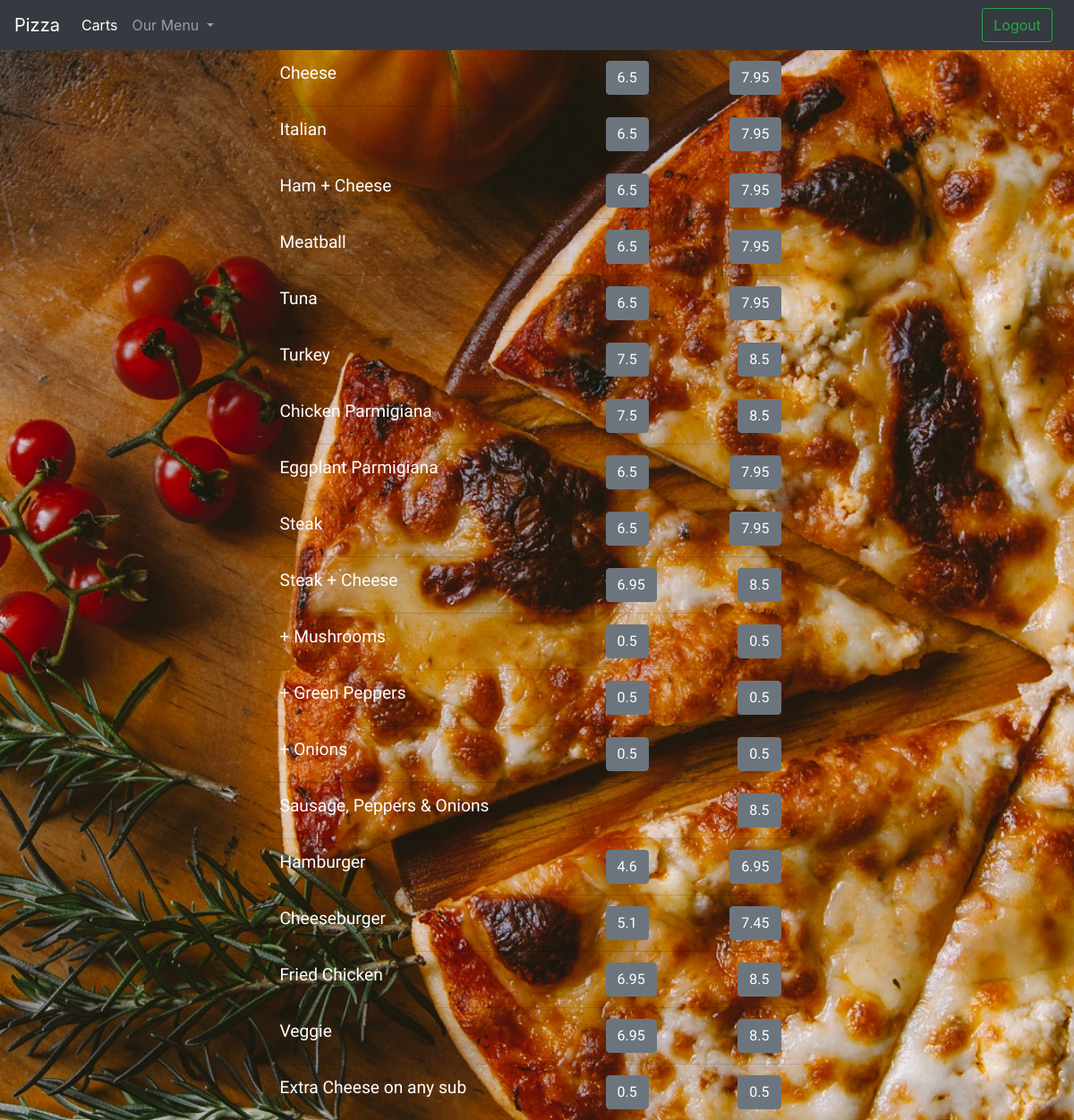
/3/menus (signed in), run on the app's committed database.
### orders/models.py (models this page shows, shortened)
class Size(models.Model):
    small = models.FloatField(default=0.0)
    large = models.FloatField(default=0.0)
    menu = models.ForeignKey(Menu, on_delete=models.CASCADE)

class Menu(models.Model):
    item = models.CharField(max_length=64)
    type = models.ForeignKey(Type, on_delete=models.CASCADE)

### orders/views.py (the view, shortened to what this page needs)
# urls.py: path("<int:item_id>/menus", views.menus, name="menus"),
def menus(request, item_id):
    if not request.user.is_authenticated:
        return render(request, "orders/login.html", {"message":"Please Login"})
    items = Menu.objects.filter(type=item_id)
    food = [Size.objects.filter(menu=i) for i in items]
    category = Type.objects.all()
    context = {
        'food': [i[0] for i in food],
        'toppings': Topping.objects.all(),
        'category': category,
        'item_id': item_id,
    }
    return render(request, "orders/menu.html", context)

### orders/models.py (called while the page is built)
    def __str__(self):
        return f"{self.name}"

### orders/templates/orders/menu.html (shortened to what this page needs)
{% extends "orders/layout.html" %}
{% block content %}
    <div id="menu">
        <div class="row align-items-center h-100">
            <div class="right-side">
            <ul class="col-md list-group list-group-flush bg-transparent">
                {% for i in food %}
                    <li class="list-group-item bg-transparent">
                        <span class="food-type bg-transparent">{{ i.menu.item }}</span>
                        <form id="{{i.id}}" class="add-to-carts bg-transparent" action="{% url 'menus' item_id %}" method="post">
                        <div class="price clearfix">
                            {% if i.small %}
                                <input class="small btn btn-secondary float-left" type="submit" title="Small" name="add1" value="{{i.small}}">
                            {% endif %}
                            <input class="large btn btn-secondary float-right" type="submit" title="Large" name="add2" value="{{i.large}}">
                        </div>
                        </form>
                    </li>
                {% endfor %}
            </ul>
            </div>
        </div>
    </div>
{% endblock %}

### orders/static/app.css (style rules this page uses)
html, body { width:100%; margin:0; height:100%; }
* { margin: 0; padding: 0; box-sizing: border-box; color: white; }
body { background: url(pizza3.jpg) no-repeat center center fixed; background-size: cover; height: 100%; width: 100%; color: white; margin: 0; }
.food-type { float: left; }
.price { float: right; width: 35%; }
.right-side { width: 50%; margin: 0 auto; height: 100%; background-color: transparent; font-family: 'Satisfy', cursive; font-size: 1.2em; }
ul, li { background-color: transparent; }

### data on the page
Size: menu.item "Cheese", add1 "6.5", add2 "7.95"
Size: menu.item "Italian", add1 "6.5", add2 "7.95"
Size: menu.item "Ham + Cheese", add1 "6.5", add2 "7.95"
Size: menu.item "Meatball", add1 "6.5", add2 "7.95"
Size: menu.item "Tuna", add1 "6.5", add2 "7.95"
Size: menu.item "Turkey", add1 "7.5", add2 "8.5"
Size: menu.item "Chicken Parmigiana", add1 "7.5", add2 "8.5"
Size: menu.item "Eggplant Parmigiana", add1 "6.5", add2 "7.95"
Size: menu.item "Steak", add1 "6.5", add2 "7.95"
Size: menu.item "Steak + Cheese", add1 "6.95", add2 "8.5"
Size: menu.item "+ Mushrooms", add1 "0.5", add2 "0.5"
Size: menu.item "+ Green Peppers", add1 "0.5", add2 "0.5"
Size: menu.item "+ Onions", add1 "0.5", add2 "0.5"
Size: menu.item "Sausage, Peppers & Onions", add2 "8.5"
Size: menu.item "Hamburger", add1 "4.6", add2 "6.95"
Size: menu.item "Cheeseburger", add1 "5.1", add2 "7.45"
Size: menu.item "Fried Chicken", add1 "6.95", add2 "8.5"
Size: menu.item "Veggie", add1 "6.95", add2 "8.5"
Size: menu.item "Extra Cheese on any sub", add1 "0.5", add2 "0.5"
